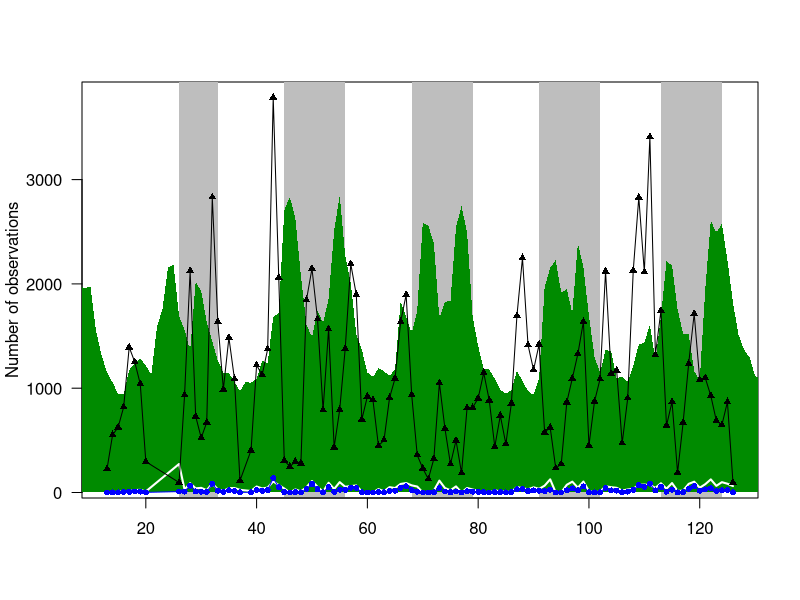
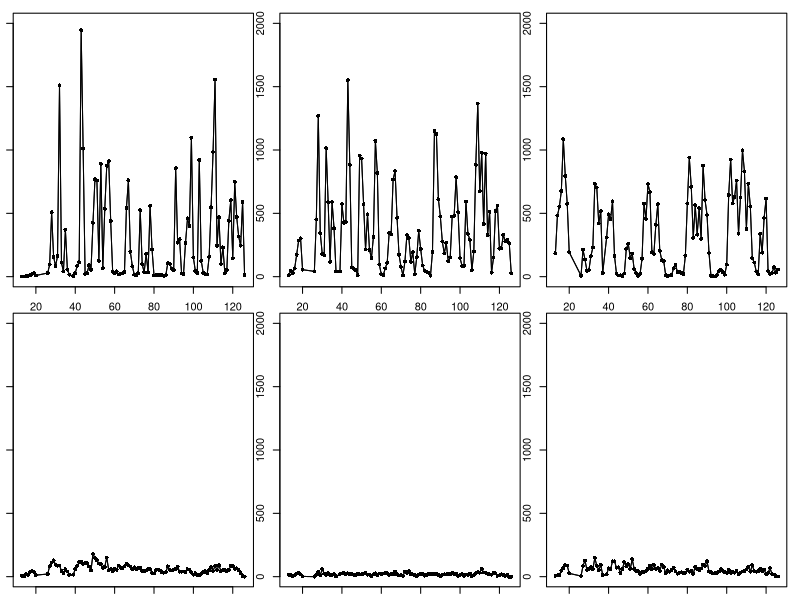
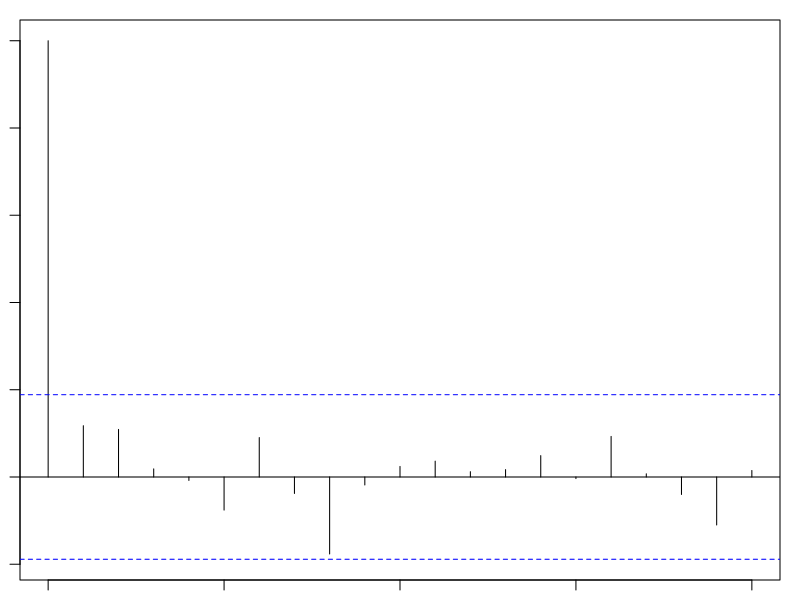
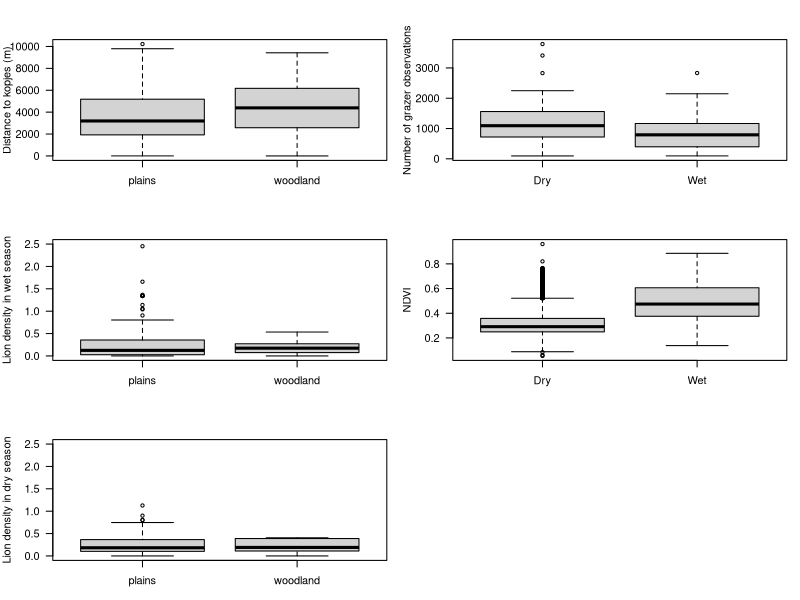

Reproduce these figures in R, in order.
# Beaudrot et al. Ecology manuscript "Mixed-species groups of Serengeti grazers: a test of the stress gradient hypothesis"
# Purpose: Create main text Figure 2 and supplementary figures  
# Author: Lydia Beaudrot

rm(list=ls())
library(fields)

# Load data and format for figures
obs2 <- read.csv(file="obs2.csv") # observations per 16 day NDVI sampling bin
# obs2 <- read.csv(file="obs2_excluding_nocturnal.csv") # produces results in Appendix that exclude nocturnal observations
combo <- paste0(obs2$bin_val,".",obs2$Var2.1)
obs2 <- data.frame(obs2, combo)
obs2.assoc <- obs2[duplicated(obs2$combo)==FALSE,]
obs2.poly <- obs2.assoc[obs2.assoc$Var2.1==1,]
obs2.mono <- obs2.assoc[obs2.assoc$Var2.1==0,]

ndvi <- read.csv(file="ndvi.csv") # camera trap specific ndvi values for each 16 day ndvi sampling bin
rownames(ndvi) <- ndvi[,1]
ndvi <- ndvi[,-1]
avg.ndvi <- colMeans(as.matrix(ndvi))


# Plotting helper functions
plot.obs <- function(species,ylab,ylim){
  plot(obs2$Freq[obs2$Var2==species] ~ obs2$bin_val[obs2$Var2==species], 
       type="l", xlab="", ylab=ylab, las=0, ylim=ylim)
  lines(obs2$bin_val[obs2$Var2==species], obs2$Freq[obs2$Var2==species])
  points(obs2$bin_val[obs2$Var2==species], obs2$Freq[obs2$Var2==species], pch=16, cex=0.8)
}

add.species <- function(species, color){
  lines(obs2$bin_val[obs2$Var2==species], obs2$Freq[obs2$Var2==species], col=color)
  points(obs2$bin_val[obs2$Var2==species], obs2$Freq[obs2$Var2==species], pch=16, cex=0.8, col=color)
}

add.assoc <- function(color){
  lines(obs2.poly$bin_val, obs2.poly$Freq.1, col=color)
  points(obs2.poly$bin_val, obs2.poly$Freq.1, pch=16, cex=0.8, col=color)
}


######## Figure 2 Main Text #######
# Extract month
Month <- as.numeric(substr(obs2.mono$Start, 6, 7))
dry <- ifelse(Month==6| Month==7 | Month==8 | Month==9 | Month==10 | Month==11, "Dry", "Wet")
obs2.mono <- data.frame(obs2.mono, Month, dry)

# Objects for creating NDVI shading
y <- (avg.ndvi*0.0001)*4000
x <- 1:length(avg.ndvi)
x.poly <- c(x, x[183], x[1])
y.poly <- c(y, 0, 0)

# Plot figure showing variation in grazer observations (mono and polyspecific), NDVI, and season over time
plot(obs2.mono$Freq.1 ~ obs2.mono$bin_val,  las=1, ylab="Number of observations", xlab="", cex=0.01)
# add gray shading for wet season: 26-33, 45-56, 68-79, 91-102, 113-124
# NB plot excluding nocturnal data used 2915 as 4th coordinate in rect()
rect(26, -40, 33, 3935, col="gray", density=-100, border=NA) 
rect(45, -40, 56, 3935, col="gray", density=-100, border=NA) # rect(xleft, ybottom, xright, ytop...)
rect(68, -40, 79, 3935, col="gray", density=-100, border=NA)
rect(91, -40, 102, 3935, col="gray", density=-100, border=NA)
rect(113, -40, 124, 3935, col="gray", density=-100, border=NA)
polygon(x.poly, y.poly, col="green4", border=NA) # add NDVI in green polygon
lines(obs2.mono$bin_val, (obs2.poly$Freq.1/obs2.mono$Freq.1)*2915, col="white", lwd=2, lty=1) # Note 2915 value is the max ylim value for scaling % of obs
points(obs2.mono$Freq.1 ~ obs2.mono$bin_val, pch=17, cex=0.8, col="black") # add monospecific observations
lines(obs2.mono$bin_val, obs2.mono$Freq.1, col="black")
add.assoc("blue") # add polyspecific observations



####### Figure S1 ########
# Plot variation in observations of each focal grazer species over time for supplementary figure
# NB Notation for plot.obs requires quotes for species and ylab; vector for ylim e.g., plot.obs("wildebeest", "Wildebeest observations", c(0,1500))
par(mar=c(1, 1, 1, 1))
set.panel(2,3)
plot.obs("wildebeest", "Wildebeest observations", c(0,2000))
plot.obs("zebra", "Zebra observations", c(0,2000))
plot.obs("gazelleThomsons", "Thomsons gazelle observations", c(0,2000))
plot.obs("buffalo", "Buffalo observations", c(0,2000))
plot.obs("topi", "Topi observations", c(0,2000))
plot.obs("hartebeest", "Hartebeest observations", c(0,2000))
set.panel()


####### FIGURE S2 ######
# Examine temporal autocorrelation in proportion of observations that are mixed-species groups
temp <- obs2.poly$Freq.1/obs2.mono$Freq.1
acf(temp, main="Proportion of observations with mixed-species groups")


####### FIGURE S3 ######
# Create appendix figure showing relationships between predictor variables
set.panel(3,2)
par(mar=c(3,4,3,1))

# Load CT level covariates
new_covs <- read.csv(file="new_covs.csv")

# Plot differences in distance to kopjes between habitats
boxplot(new_covs$KOP.DIST.M ~ new_covs$BINHAB, las=1, ylab="Distance to kopjes (m)")
wilcox.test(new_covs$KOP.DIST.M ~ new_covs$BINHAB)

# Plot difference in grazer observations between seasons
boxplot(obs2.mono$Freq.1 ~ obs2.mono$dry, las=1, ylab="Number of grazer observations", xlab="Season")
wilcox.test(obs2.mono$Freq.1 ~ obs2.mono$dry)

# Plot differences in lion density between habitats in wet season
boxplot(new_covs$lion.encount.wet ~ new_covs$BINHAB, ylim=c(0,2.5), las=1, ylab="Lion density in wet season")
wilcox.test(new_covs$lion.encount.wet ~ new_covs$BINHAB)
cor(new_covs$lion.encount.wet, new_covs$lion.encount.dry)

# Extract dry season and wet season NDVI values per camera trap for boxplot for supplementary figure
drywet <- t(ndvi)
bin <- rownames(drywet)
bin2 <- sub("X","", bin)
bin3 <- gsub(".","-", bin2, fixed=TRUE, perl=FALSE)
rownames(drywet) <- bin3
drywet2 <- drywet[match(as.character(obs2.mono$Start), rownames(drywet)),]
boxplot(drywet2*0.0001 ~ obs2.mono$dry, las=1, ylab="NDVI")
wilcox.test(drywet2*0.0001 ~ obs2.mono$dry)

# Plot differences in lion density between habitats in dry season
boxplot(new_covs$lion.encount.dry ~ new_covs$BINHAB, ylim=c(0,2.5), las=1, ylab="Lion density in dry season")
t.test(new_covs$lion.encount.dry ~ new_covs$BINHAB)
wilcox.test(new_covs$lion.encount.dry ~ new_covs$BINHAB)

set.panel()
